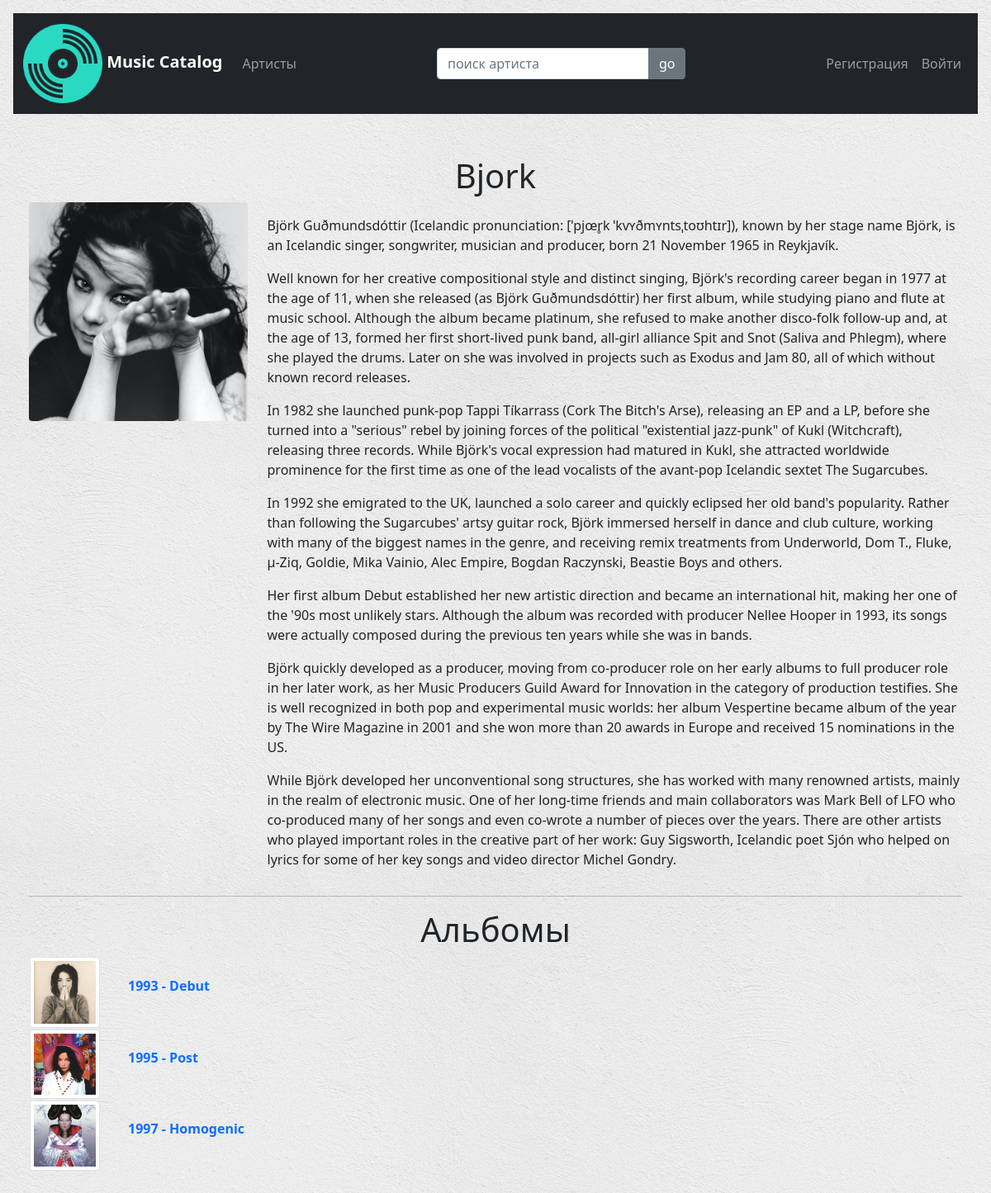
Screenshot of /artist/bjork/ with the database file from the repository.
### discography/models.py (models this page shows, shortened)
class Artist(models.Model):
    name = models.CharField("Имя", max_length=255, unique=True)
    profile = models.TextField("Профиль", blank=True)
    photo = models.ImageField("Фото", upload_to="artist", default='artist/singer.png')
    slug = models.SlugField("URL", max_length=255, unique=True, null=True)
    def __str__(self):
        return self.name
    class Meta:
        ordering = ("name",)

class Album(models.Model):
    title = models.CharField("Название", max_length=255)
    artist = models.ForeignKey(Artist, max_length=255, null=True, on_delete=models.CASCADE, related_name='albums',
                               verbose_name="Артист")
    photo = models.ImageField("Обложка", upload_to="album", default='album/vinyl.png')
    slug = models.SlugField("URL", max_length=255, unique=True)
    year = models.PositiveIntegerField(
        validators=[
            MinValueValidator(1900),
            MaxValueValidator(datetime.now().year)],
        verbose_name="Год релиза")
    genre = models.ManyToManyField(Genre, related_name='albums', verbose_name="Жанр")
    def __str__(self):
        return f"{self.title}"
    class Meta:
        ordering = ("artist", "year",)
    def get_absolute_url(self):
        return reverse('album_detail', args=[self.slug])

### discography/views.py (the view)
# urls.py: path('artist/<slug:slug>/', ArtistProfileView.as_view(), name='artist_profile'),
class ArtistProfileView(MenuMixin, ListView):
    model = Artist
    template_name = 'discography/artist_profile.html'
    def get_queryset(self):
        self.slug = get_object_or_404(Artist, slug=self.kwargs["slug"])
        return Artist.objects.filter(slug=self.slug)
    def get_context_data(self, **kwargs):
        context = super().get_context_data(**kwargs)
        context['title'] = 'Профиль артиста'
        context['artist'] = Artist.objects.filter(name=self.slug)
        context['album_list'] = Album.objects.filter(artist__name=self.slug)
        return context

### discography/utils.py (called while the page is built)
    def get_context_data(self, **kwargs):
        context = super().get_context_data(**kwargs)
        user_menu = menu.copy()
        if not self.request.user.is_authenticated:
            user_menu = user_menu[:1]
        context['menu'] = user_menu
        return context

### discography/templates/discography/artist_profile.html (shortened to what this page needs)
{% extends 'discography/base.html' %}
{% load static %}
{% block content %}
<p class="h1" style="text-align:center">{{ artist.first.name}}</p>
<div class="how-section1">
    <div class="row">
        <div class="col-md-3 how-img">
            <img src="{{ artist.get.photo.url }}" class="rounded img-fluid"
                 alt="artist"/>
        </div>
        <div class="col-md-9">
            <p class="text-muted">{{ artist.first.profile|linebreaks }}</p>
        </div>
    </div>
</div>
<hr>
<p class="h1" style="text-align:center">Альбомы</p>
{% for album in album_list %}
<table style="padding-left: 50px;">
    <tbody>
    <tr>
        <td><img src="{{ album.photo.url }}" class="img-thumbnail" alt="cover" width="85px"></td>
        <td><a href="{{ album.get_absolute_url }}">
            <ul><b>{{ album.year }} - {{ album }}</b></ul>
        </a>
        </td>
        {% empty %}
        <td><b>Пока здесь нет альбомов</b></td>
        {% endfor %}
    </tr>
    </tbody>
</table>
{% endblock %}

### discography/templates/discography/base.html (style rules this page uses)
a { text-decoration: none; }

### rows the page displays
Artist: first.name "Bjork", get.photo (picture), first.profile "Björk Guðmundsdóttir (Icelandic pronunciation: [ˈpjœr̥k ˈkvʏðmʏntsˌtoʊhtɪr]), known by her stage name Björk, is an Icelandic singer, songwriter, musician and producer, born 21 November 1965 in Reykjavík. Well known for her creative compositional style and distinct singing, Björk's recording career began in 1977 at the age of 11, when she released (as Björk Guðmundsdóttir) her first album, while studying piano and flute at music school. Although the album became platinum, she refused to make another disco-folk follow-up and, at the age of 13, formed her first short-lived punk band, all-girl alliance Spit and Snot (Saliva and Phlegm), where she played the drums. Later on she was involved in…"
Album: photo (picture), year "1993", title "Debut"
Album: photo (picture), year "1995", title "Post"
Album: photo (picture), year "1997", title "Homogenic"

### other values shown
{{ item.title }} "Артисты"
